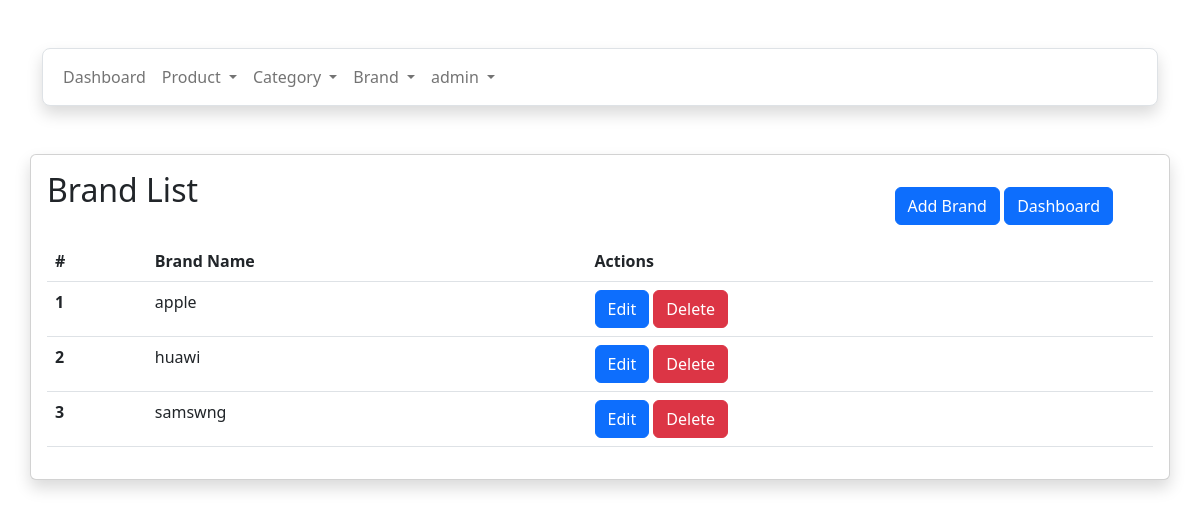
Page /brand.php (signed in) on the committed database.
### tables this page shows
CREATE TABLE `users` (
  `id` int(11) NOT NULL,
  `fullname` varchar(255) NOT NULL,
  `email` varchar(255) NOT NULL,
  `password` varchar(255) NOT NULL,
  `username` varchar(255) NOT NULL,
  `role` enum('admin','user') NOT NULL DEFAULT 'user'
);

CREATE TABLE `brand` (
  `id` int(11) NOT NULL,
  `name` varchar(255) NOT NULL
);

### brand.php (the view, shortened to what this page needs)
<?php
include './config.php';
?>
<!DOCTYPE html>
<html lang="en">
<head>
    <link rel="stylesheet" href="./assets/css/bootstrap.min.css">
</head>
<body>
<div class="container">
<?php include './navbar.php';?>
    <div class="row  mt-5 ">
        <div class="card p-3 col-12 shadow">
        <div class="row">
            <div class="col-9">
                <h2>Brand List</h2>
            </div>
            <div class="col-3 text-right">
                <a href="./add_brand.php" class="btn btn-primary my-3">Add Brand</a>
                <a href="./dashboard.php" class="btn btn-primary my-3">Dashboard</a>
            </div>
        </div>
        <table class="table">
            <thead>
                <tr>
                <th scope="col">#</th>
                <th scope="col">Brand Name</th>
                <th scope="col">Actions</th>
                </tr>
            </thead>
            <tbody>
            <?php
            $query = "SELECT * FROM brand";
            $result = $conn->query($query);
            $a=1;
            if(mysqli_num_rows($result) > 0) {
            while($row = mysqli_fetch_assoc($result)) {
?>
                <tr>
                <th scope="row"><?php echo $a++; ?></th>
                <td><?php echo $row['name'];?></td>
                <td>
                    <a href="edit_brand.php?id=<?php echo $row['id']; ?>" class="btn btn-primary">Edit</a>
                    <a href="brand.php?id=<?php echo $row['id']; ?>" class="btn btn-danger">Delete</a>
                </td>
                </tr>
<?php
            }
            }else{?>
                <tr>
                    <td colspan="7" align="center">No brand found.</td>
                </tr>
            <?php
            }
            ?>
            </tbody>
            </table>
        </div>
    </div>
</div>
</body>
</html>

### navbar.php (shortened to what this page needs)
<nav class="navbar navbar-expand-lg bg-white shadow border navbar-white  rounded-3 mt-5">
  <div class="container-fluid">
    <div class="collapse navbar-collapse" id="navbarNavDropdown">
      <ul class="navbar-nav">
        <li class="nav-item">
          <a class="nav-link" aria-current="page" href="./dashboard.php">Dashboard</a>
        </li>
        <li class="nav-item dropdown">
          <a class="nav-link dropdown-toggle" href="#" role="button" data-bs-toggle="dropdown" aria-expanded="false">
            Product
          </a>
        </li>
        <li class="nav-item dropdown">
          <a class="nav-link dropdown-toggle" href="#" role="button" data-bs-toggle="dropdown" aria-expanded="false">
            Category
          </a>
        </li>
        <li class="nav-item dropdown">
          <a class="nav-link dropdown-toggle" href="#" role="button" data-bs-toggle="dropdown" aria-expanded="false">
            Brand
          </a>
        </li>
        <li class="nav-item dropdown ">
          <a class="nav-link dropdown-toggle" href="#" role="button" data-bs-toggle="dropdown" aria-expanded="false">
            <?php
            $sql = "SELECT * FROM users WHERE username = '$_COOKIE[username]'";
            $result = $conn->query($sql);
            $row = $result->fetch_assoc();
            echo $row['fullname']; ?>
          </a>
        </li>
      </ul>
    </div>
  </div>
</nav>

### rows in the picture
users: fullname "admin"
brand: name "apple"
brand: name "huawi"
brand: name "samswng"
